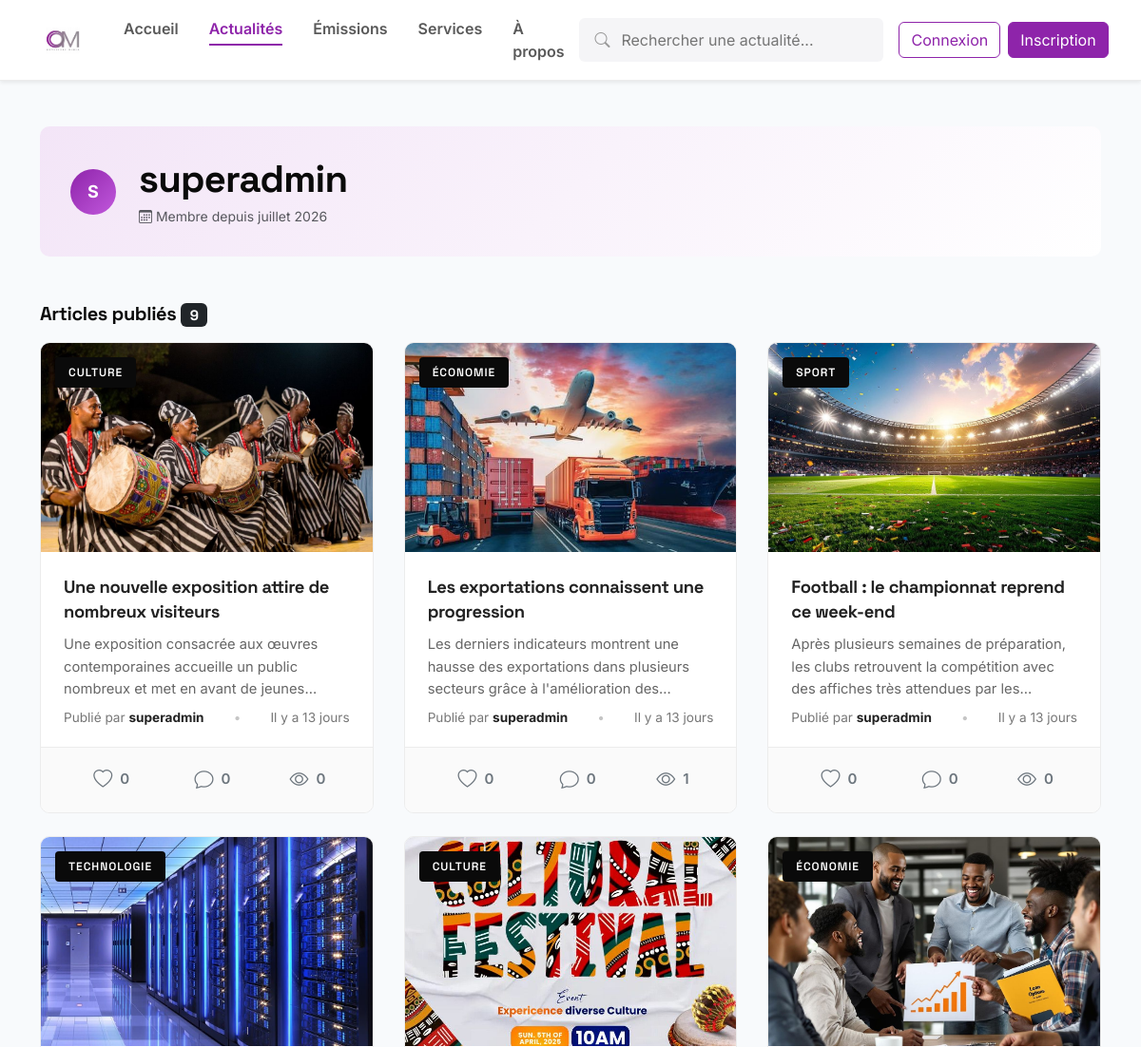
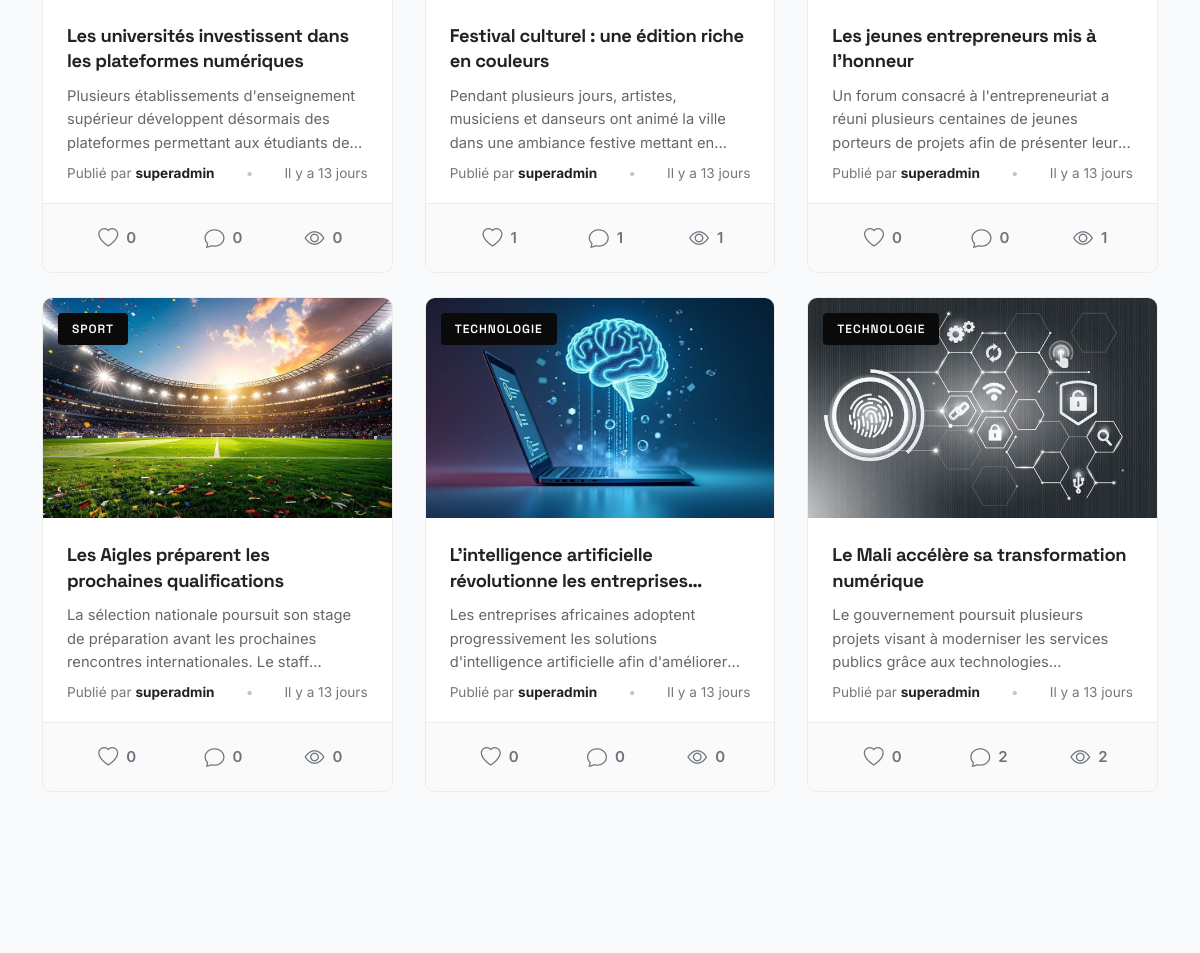
The page /blog/auteur/superadmin/?page=2 (upper part) on the database as committed earlier (2 pictures, top to bottom).
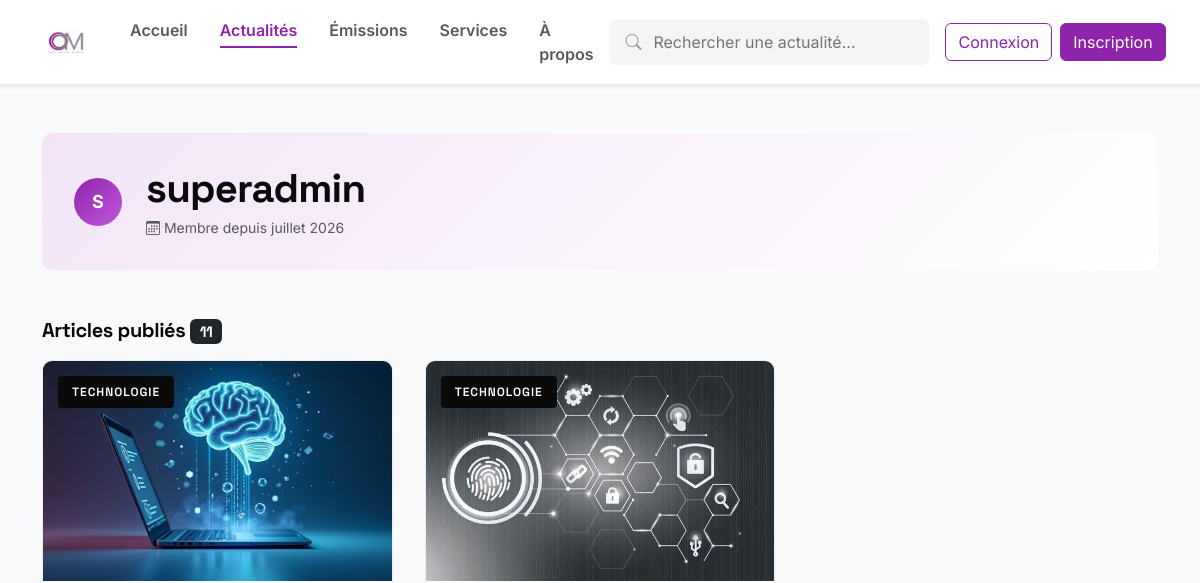
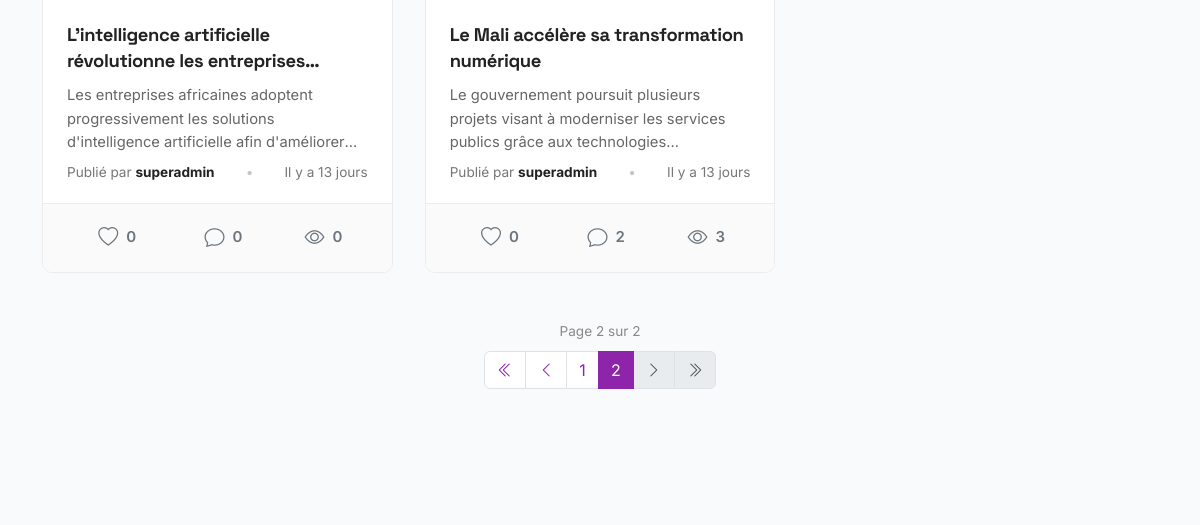
The same page on the database as committed later (2 pictures, top to bottom).
### blog/models.py (models this page shows, shortened)
class Post(models.Model):
    STATUS_CHOICES = (
        ("Draft", "Brouillon"),
        ("Published", "Publié"),
    )
    title = models.CharField(max_length=255)
    slug = models.SlugField(
        unique=True,
        blank=True
    )
    content = RichTextUploadingField()
    image = models.ImageField(
        upload_to="posts/",
        blank=True,
        null=True,
        validators=[validate_image_extension, validate_image_size]
    )
    status = models.CharField(
        max_length=20,
        choices=STATUS_CHOICES,
        default="Draft"
    )
    created_at = models.DateTimeField(auto_now_add=True)
    updated_at = models.DateTimeField(auto_now=True)
    author = models.ForeignKey(
        User,
        on_delete=models.CASCADE,
        related_name="posts"
    )
    category = models.ForeignKey(
        Category,
        on_delete=models.CASCADE,
        related_name="posts"
    )
    views = models.PositiveIntegerField(default=0)
    class Meta:
        ordering = ["-created_at"]
        verbose_name = "Article"
        verbose_name_plural = "Articles"

class Category(models.Model):
    name = models.CharField(max_length=100, unique=True)
    slug = models.SlugField(
        unique=True,
        blank=True
    )
    description = models.TextField(blank=True)
    created_at = models.DateTimeField(auto_now_add=True)
    class Meta:
        ordering = ["name"]
        verbose_name = "Catégorie"
        verbose_name_plural = "Catégories"

### blog/views.py (the view)
# urls.py: path("auteur/<str:username>/", views.author_detail, name="blog.author_detail"),
def author_detail(request, username):
    author = get_object_or_404(User, username=username)
    posts = Post.objects.filter(
        status="Published",
        author=author
    ).order_by("-created_at")
    paginator = Paginator(posts, POSTS_PER_PAGE)
    posts_page = paginator.get_page(request.GET.get("page"))
    return render(
        request,
        "blog/author_detail.html",
        {
            "author": author,
            "posts": posts_page,
            "paginator": paginator,
        }
    )

### blog/templatetags/blog_extras.py (called while the page is built)
@register.simple_tag(takes_context=True)
def paginate_url(context, page_number):
    request = context["request"]
    params = request.GET.copy()
    params["page"] = page_number
    return "?" + params.urlencode()

@register.filter
def time_since(value):
    if not value:
        return ""
    now = timezone.now()
    diff = now - value
    seconds = diff.total_seconds()
    if seconds < 60:
        return "À l'instant"
    minutes = int(seconds / 60)
    if minutes < 60:
        return f"Il y a {minutes} min"
    hours = int(minutes / 60)
    if hours < 24:
        return f"Il y a {hours} heure(s)"
    days = diff.days
    if days == 1:
        return "Hier"
    return f"Il y a {days} jours"

### dashboard/context_processors.py (called while the page is built, shortened)
def sidebar_counts(request):
    if not request.path.startswith("/dashboard/"):
        return {}

### blog/templates/blog/author_detail.html (shortened to what this page needs)
{% extends 'base.html' %}
{% block content %}
<div class="container py-5">
  <div class="author-banner mb-5">
    <div class="avatar avatar-lg">{{ author.username|first|upper }}</div>
    <div>
      <h1 class="mb-1">{{ author.username }}</h1>
      <div class="text-muted small">
        <i class="bi bi-calendar3"></i> Membre depuis {{ author.date_joined|date:"F Y" }}
      </div>
    </div>
  </div>
  <h5 class="fw-bold mb-3">
    Articles publiés
    <span class="badge bg-dark">{{ paginator.count }}</span>
  </h5>
  <div class="row article-grid">
    {% for post in posts %} {% with card_class="col-lg-4 col-md-6" %}
    {% include 'includes/article_card.html' %} {% endwith %} {% empty %}
    <div class="col-12">
      <div class="alert alert-warning">Aucun article publié pour le moment.</div>
    </div>
    {% endfor %}
  </div>
  {% include 'includes/pagination.html' with page_obj=posts %}
</div>
{% endblock %}

### templates/includes/article_card.html
{% load blog_extras %}
<div class="{{ card_class|default:'col-lg-4 col-md-6' }} mb-4">
  <div class="news-card">
    <div class="news-image">
      <a href="{% url 'blog.detail' post.slug %}" class="news-link">
        {% if post.image %}
        <img src="{{ post.image.url }}" alt="{{ post.title }}" />
        {% else %}
        <img src="https://placehold.co/800x500" alt="OM News" />
        {% endif %}
      </a>
      <a
        href="{% url 'blog.category_detail' post.category.slug %}"
        class="category-badge"
      >
        {{ post.category.name }}
      </a>
    </div>
    <a href="{% url 'blog.detail' post.slug %}" class="news-link">
      <div class="news-content">
        <h3 class="news-title">{{ post.title }}</h3>
        <p class="news-summary">{{ post.content|striptags|truncatewords:18 }}</p>
      </div>
    </a>
    <div class="news-meta-wrap">
      <div class="news-meta">
        <span>
          Publié par
          <a
            href="{% url 'blog.author_detail' post.author.username %}"
            class="author-link"
          >
            <strong>{{ post.author.username }}</strong>
          </a>
        </span>
        <span class="dot">•</span>
        <span>{{ post.created_at|time_since }}</span>
      </div>
    </div>
    <div class="news-actions">
      <button
    class="like-btn {% if post.id in liked_posts %}liked{% endif %}" data-slug="{{ post.slug }}">
        <i class="bi {% if post.id in liked_posts %}bi-heart-fill{% else %}bi-heart{% endif %}"></i>
        <span>{{ post.likes.count }}</span>
      </button>
      <a href="{% url 'blog.detail' post.slug %}#comments">
        <i class="bi bi-chat"></i>
        <span>{{ post.comments.count }}</span>
      </a>
      <span>
        <i class="bi bi-eye"></i>
        {{ post.views }}
      </span>
    </div>
  </div>
</div>

Rows that differ between the two databases and show on the page:
no longer on this page (row edited): Post: image (picture), category.name "CULTURE", title "Une nouvelle exposition attire de nombreux visiteurs", content "Une exposition consacrée aux œuvres contemporaines accueille un public nombreux et met en avant de…", author.username "superadmin", created_at "Il y a 13 jours", likes.count "0", comments.count "0", views "0"
no longer on this page (row unchanged): Post: image (picture), category.name "ÉCONOMIE", title "Les exportations connaissent une progression", content "Les derniers indicateurs montrent une hausse des exportations dans plusieurs secteurs grâce à l'amélioration…", author.username "superadmin", created_at "Il y a 13 jours", likes.count "0", comments.count "0", views "1"
no longer on this page (row edited): Post: image (picture), category.name "SPORT", title "Football : le championnat reprend ce week-end", content "Après plusieurs semaines de préparation, les clubs retrouvent la compétition avec des affiches très attendues par…", author.username "superadmin", created_at "Il y a 13 jours", likes.count "0", comments.count "0", views "0"
no longer on this page (row edited): Post: image (picture), category.name "TECHNOLOGIE", title "Les universités investissent dans les plateformes numériques", content "Plusieurs établissements d'enseignement supérieur développent désormais des plateformes permettant aux étudiants…", author.username "superadmin", created_at "Il y a 13 jours", likes.count "0", comments.count "0", views "0"
no longer on this page (row edited): Post: image (picture), category.name "CULTURE", title "Festival culturel : une édition riche en couleurs", content "Pendant plusieurs jours, artistes, musiciens et danseurs ont animé la ville dans une ambiance festive mettant…", author.username "superadmin", created_at "Il y a 13 jours", likes.count "1", comments.count "1", views "1"
no longer on this page (row unchanged): Post: image (picture), category.name "ÉCONOMIE", title "Les jeunes entrepreneurs mis à l'honneur", content "Un forum consacré à l'entrepreneuriat a réuni plusieurs centaines de jeunes porteurs de projets afin de présenter…", author.username "superadmin", created_at "Il y a 13 jours", likes.count "0", comments.count "0", views "1"
no longer on this page (row unchanged): Post: image (picture), category.name "SPORT", title "Les Aigles préparent les prochaines qualifications", content "La sélection nationale poursuit son stage de préparation avant les prochaines rencontres internationales. Le…", author.username "superadmin", created_at "Il y a 13 jours", likes.count "0", comments.count "0", views "0"
changed Post "Le Mali accélère sa transformation numérique": views "2" → "3"
Other text that changed with them:
{{ paginator.count }}: "9" → "11"
{{ page_obj.number }}: (not shown) → "2"
{{ page_obj.paginator.num_pages }}: (not shown) → "2"
text now shown: "Page sur"
new list line: "1"
new list line: "2"
